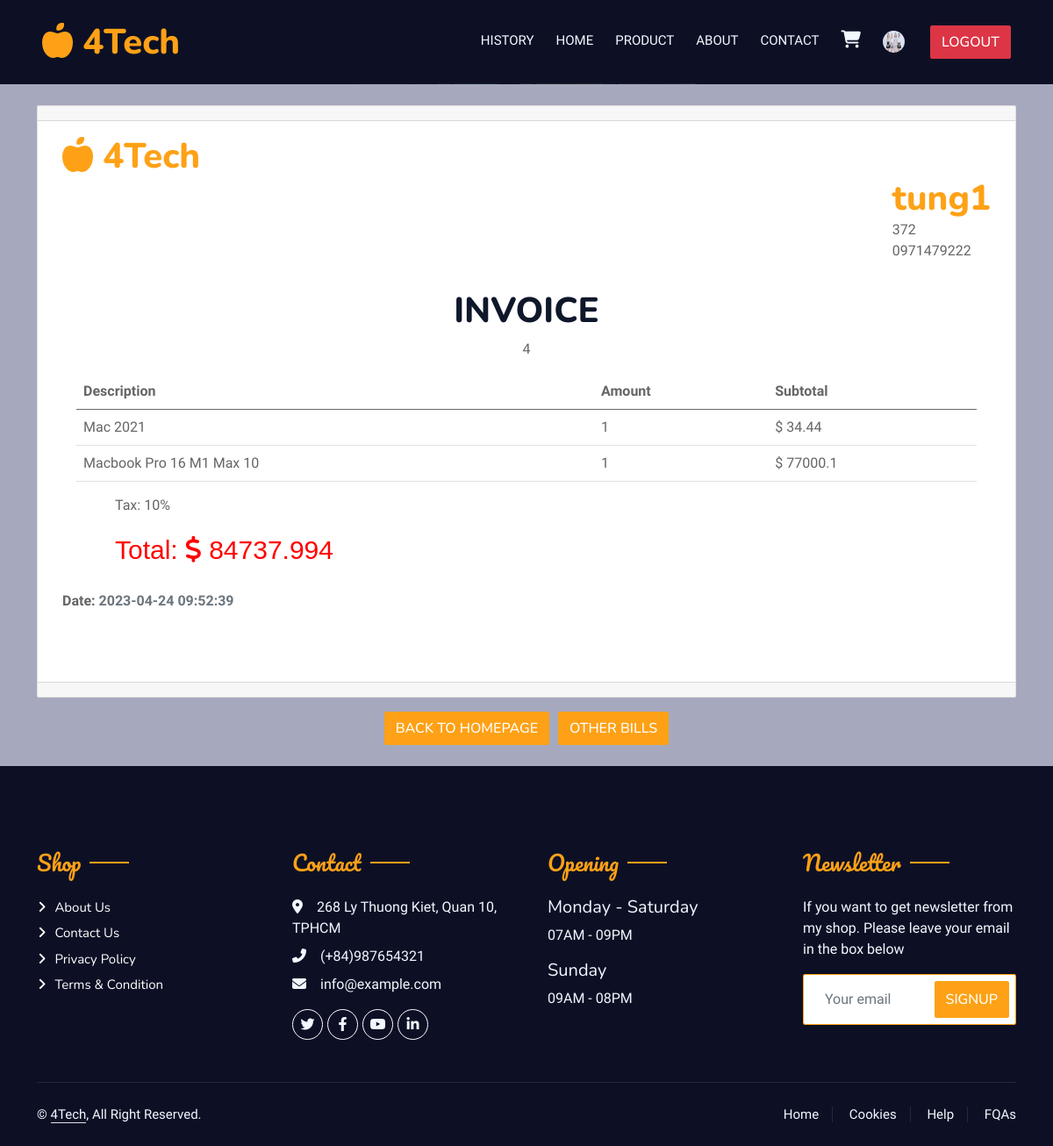
The app's page /history/bill.php?id=4 (signed in) with its own data.
### tables this page shows
CREATE TABLE `customer` (
  `id` int(11) NOT NULL,
  `username` varchar(50) NOT NULL,
  `password` text NOT NULL,
  `name` varchar(100) DEFAULT NULL,
  `phone` varchar(100) DEFAULT NULL,
  `address` varchar(256) DEFAULT NULL,
  `birthday` date DEFAULT NULL,
  `active` int(11) DEFAULT NULL,
  `image` text DEFAULT NULL,
  `status` varchar(10) DEFAULT NULL
);

CREATE TABLE `bill` (
  `indx` int(11) NOT NULL,
  `id` int(11) NOT NULL,
  `customerID` int(11) NOT NULL,
  `date` text NOT NULL,
  `totalcost` int(11) NOT NULL,
  `Pay_method` char(10) DEFAULT NULL,
  `status` varchar(10) NOT NULL DEFAULT 'wait'
);

CREATE TABLE `products` (
  `id` int(11) NOT NULL,
  `name` varchar(255) NOT NULL,
  `price` varchar(255) NOT NULL,
  `type` varchar(255) NOT NULL,
  `image` varchar(255) NOT NULL,
  `image1` varchar(255) NOT NULL,
  `image2` varchar(255) NOT NULL,
  `image3` varchar(255) NOT NULL,
  `amount` int(11) DEFAULT NULL,
  `rating` int(11) NOT NULL,
  `chip` varchar(255) NOT NULL,
  `ram` varchar(255) NOT NULL,
  `screen` varchar(255) NOT NULL,
  `battery` varchar(255) NOT NULL,
  `outstanding` varchar(255) NOT NULL,
  `guarantee` varchar(255) NOT NULL
);

### history/bill.php (the view, shortened to what this page needs)
<?php
	if($_SESSION['role'] != 'customer'){
		echo 'This page is only for customer';
	}else{
		require_once('../config/config.php');
		$query = "select * from customer where id='".$_SESSION['id']."'";
		$res = $connection->query($query);
		$cusomer_info =  $res->fetch_assoc();
		$CUSTOMER_ID = $cusomer_info['id'];
		if(isset($_GET['id'])){
			$query = "select * from bill where id=".$_GET['id']." and customerID=".$_SESSION['id'];
			$res = $connection->query($query);
			$bill_detail = $res->fetch_assoc();
			$query = " select product_ID, amount from products_of_bill where bill_id=".$_GET['id'].' and customerID='.$CUSTOMER_ID;
			$res = $connection->query($query);
			$product_IDs = $res->fetch_all(MYSQLI_ASSOC);
			$products = array();
			foreach($product_IDs as $id){
				$query = "select * from products where id=".$id['product_ID'];
				$res = $connection->query($query);
				$product = $res->fetch_assoc();
				$product['quantity'] = $id['amount'];
				array_push($products, $product);
			}
		}else{
			header("Location: /history");
			exit;
		}
	}
?>
<!DOCTYPE html>
<html lang='en'>
	<head>
	</head>
	<body style="background-color: #a6a9be;">
		<?php include('../base/header.php'); ?>
			<div class="container-fluid">
					<div class="container mt-4 mb-4">
					<div class="card">
									<div class="card-header bg-black"></div>
									<div class="card-body">
										<div class="container">
										<div class="row">
											<div class="col-xl-12">
											<h1 class="text-primary m-0"><i class="fa-solid fa-apple-whole"></i> 4Tech</h1>
											</div>
										</div>
										<div class="row">
											<div class="col-xl-12">
											<ul class="list-unstyled text-primay float-end">
												<li><h1 class="text-primary m-0"><?php echo $cusomer_info['username']; ?></h1></li>
												<li><?php echo $cusomer_info['address']; ?></li>
												<li><?php echo $cusomer_info['phone']; ?></li>
											</ul>
											</div>
										</div>
										<div class="row text-center">
											<h3 class="text-uppercase text-center mt-3" style="font-size: 40px;">Invoice</h3>
											<p><?php echo $bill_detail['id']; ?></p>
										</div>
										<div class="row mx-3">
											<table class="table">
											<thead>
												<tr>
												<th scope="col">Description</th>
												<th scope="col">Amount</th>
												<th scope="col">Subtotal</th>
												</tr>
											</thead>
											<tbody>
												<?php
												$total = 0;
												foreach($products as $product){ ?>
													<tr>
														<td><?php echo $product['name']; ?></td>
														<td><?php echo $product['quantity']; ?></td>
														<td>$ <?php echo $product['price']*$product['quantity']; ?></td>
													</tr>
												<tr>
												<?php
												$total += $product['quantity']*$product['price'];
												} ?>
											</tbody>
											</table>
											</div>
										<div class="row">
											<div class="col-xl-8" style="margin-left:60px">
											<p>Tax: 10%</p>
											<p
												style="font-size: 30px; color: red; font-weight: 400;font-family: Arial, Helvetica, sans-serif;">
												Total:
												<span><i class="fas fa-dollar-sign"></i> <?php echo $total + 0.1*$total; ?></span></p>
											</div>
										</div>
										<div class="row mt-2 mb-5">
											<p class="fw-bold">Date: <span class="text-muted"><?php echo $bill_detail['date']; ?></span></p>
										</div>
										</div>
									</div>
									<div class="card-footer bg-black"></div>
									</div>
									<div class="row">
										<div class="col d-flex justify-content-center mt-3">
											<a class="btn btn-primary" href="/homepage/">Back to Homepage</a>
											<a href="/history" class="btn btn-primary" style="margin-left: 10px">Other bills</a>
										</div>
									</div>
					</div>
			</div>
	</body>
</html>

### utils/css/style.css (style rules this page uses)
:root { --primary: #FEA116; --light: #F1F8FF; --dark: #0F172B; }
.ff-secondary { font-family: 'Pacifico', cursive; }
.btn { font-family: 'Nunito', sans-serif; font-weight: 500; text-transform: uppercase; transition: .5s; }
.btn.btn-primary, .btn.btn-secondary { color: #FFFFFF; }
.section-title { position: relative; display: inline-block; }
.section-title::before { position: absolute; content: ""; width: 45px; height: 2px; top: 50%; left: -55px; margin-top: -1px; background: var(--primary); }
.section-title::after { position: absolute; content: ""; width: 45px; height: 2px; top: 50%; right: -55px; margin-top: -1px; background: var(--primary); }
.section-title.text-start::before, .section-title.text-end::after { display: none; }
.footer .btn.btn-social { margin-right: 5px; width: 35px; height: 35px; display: flex; align-items: center; justify-content: center; color: var(--light); border: 1px solid #FFFFFF; border-radius: 35px; transition: .3s; }
.footer .btn.btn-link { display: block; margin-bottom: 5px; padding: 0; text-align: left; color: #FFFFFF; font-size: 15px; font-weight: normal; text-transform: capitalize; transition: .3s; }
.footer .btn.btn-link::before { position: relative; content: "\f105"; font-family: "Font Awesome 5 Free"; font-weight: 900; margin-right: 10px; }
.footer .copyright { padding: 25px 0; font-size: 15px; border-top: 1px solid rgba(256, 256, 256, .1); }
.footer .copyright a { color: var(--light); }
.footer .footer-menu a { margin-right: 15px; padding-right: 15px; border-right: 1px solid rgba(255, 255, 255, .1); }
.footer .footer-menu a:last-child { margin-right: 0; padding-right: 0; border-right: none; }

### records on screen
customer: username "tung1", address "372", phone "0971479222"
bill: id "4", date "2023-04-24 09:52:39"
products: name "Mac 2021", id "1", $product['price']*$product['quantity'] "34.44"
products: name "Macbook Pro 16 M1 Max 10", quantity "1", $product['price']*$product['quantity'] "77000.1"

### other values on screen
$total + 0.1*$total "84737.994"
